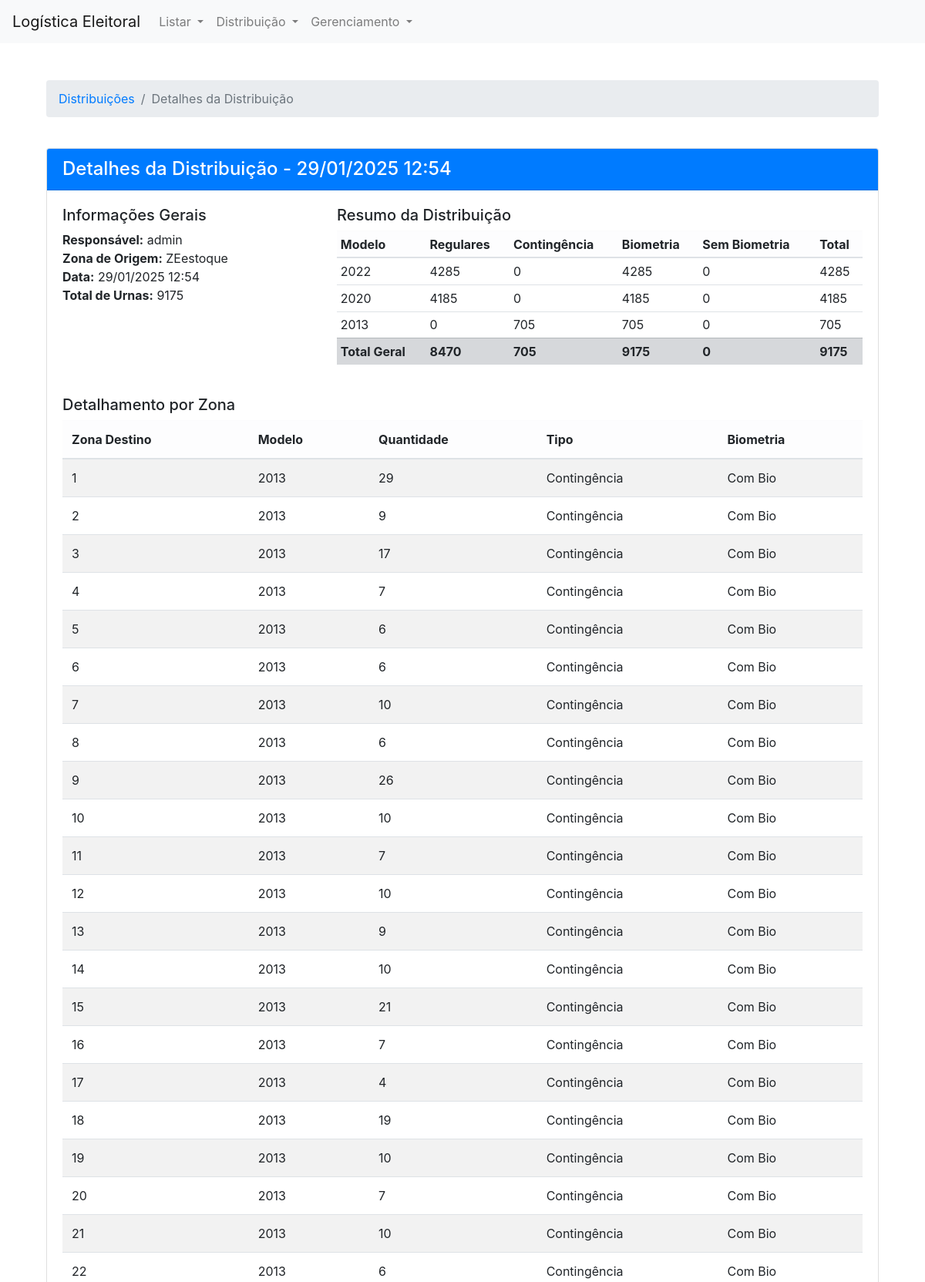
Page /distributions/58/2025-01-29-12-54/ (upper part) on the committed database.
### Logis/models.py (models this page shows, shortened)
class Distribuicao(models.Model):
    stock_zone = models.ForeignKey(ZonaEleitoral, related_name='distribuicoes', on_delete=models.CASCADE)
    distributed_by = models.ForeignKey(User, on_delete=models.CASCADE)
    created_at = models.DateTimeField(auto_now_add=True)
    target_zones = models.CharField(max_length=255)  # Store zone names or IDs as a comma-separated string
    urna_modelo = models.CharField(max_length=4)  # Model of the urna
    urna_bio = models.BooleanField()  # If the urna supports biometrics
    urna_contingencia = models.BooleanField()  # If the urna is for contingency
    urna_quantity = models.IntegerField()  # Quantity of urnas distributed

class ZonaEleitoral(models.Model):
    nome = models.CharField(max_length=100, null=True)
    qtdSecoes = models.IntegerField(default=0, null=True)

### Logis/views/entidades.py (the view)
# urls.py: path('distributions/<str:zone_id>/<str:timestamp>/', entidades.distribution_detail, name='distribution_detail'),
def distribution_detail(request, zone_id, timestamp):
    try:
        timestamp_date = datetime.strptime(timestamp, '%Y-%m-%d-%H-%M')
    except ValueError:
        raise Http404("Invalid timestamp format")
    distributions = Distribuicao.objects.filter(
        created_at__date=timestamp_date.date(),
        created_at__hour=timestamp_date.hour,
        created_at__minute=timestamp_date.minute,
        stock_zone_id=zone_id
    ).select_related('stock_zone', 'distributed_by').order_by('urna_modelo')
    if not distributions.exists():
        raise Http404("Distribution group not found")
    first_dist = distributions.first()
    totals = {
        'regular': 0,
        'contingencia': 0,
        'bio': 0,
        'sem_bio': 0
    }
    modelo_summary = defaultdict(lambda: {
        'modelo': '',
        'regular': 0,
        'contingencia': 0,
        'bio': 0,
        'sem_bio': 0,
        'total': 0
    })
    for dist in distributions:
        summary = modelo_summary[dist.urna_modelo]
        summary['modelo'] = dist.urna_modelo
        if dist.urna_contingencia:
            summary['contingencia'] += dist.urna_quantity
            totals['contingencia'] += dist.urna_quantity
        else:
            summary['regular'] += dist.urna_quantity
            totals['regular'] += dist.urna_quantity
        if dist.urna_bio:
            summary['bio'] += dist.urna_quantity
            totals['bio'] += dist.urna_quantity
        else:
            summary['sem_bio'] += dist.urna_quantity
            totals['sem_bio'] += dist.urna_quantity
        summary['total'] += dist.urna_quantity
    modelo_summary = sorted(
        modelo_summary.values(),
        key=lambda x: x['modelo'],
        reverse=True
    )
    total_urnas = sum(model['total'] for model in modelo_summary)
    context = {
        'distribution': first_dist,
        'distributions': distributions,
        'modelo_summary': modelo_summary,
        'totals': totals,
        'total_urnas': total_urnas,
    }
    return render(request, 'Logis/distribution_detail.html', context)

### Logis/templates/Logis/distribution_detail.html (shortened to what this page needs)
{% extends 'Logis/base.html' %}
{% block content %}
<div class="container-fluid">
    <div class="row mb-4">
        <div class="col">
            <nav aria-label="breadcrumb">
                <ol class="breadcrumb">
                    <li class="breadcrumb-item"><a href="{% url 'distribution_history' %}">Distribuições</a></li>
                    <li class="breadcrumb-item active">Detalhes da Distribuição</li>
                </ol>
            </nav>
        </div>
    </div>
    <div class="card">
        <div class="card-header bg-primary text-white">
            <h4 class="mb-0">Detalhes da Distribuição - {{ distribution.created_at|date:"d/m/Y H:i" }}</h4>
        </div>
        <div class="card-body">
            <div class="row">
                <div class="col-md-4">
                    <h5>Informações Gerais</h5>
                    <ul class="list-unstyled">
                        <li><strong>Responsável:</strong> {{ distribution.distributed_by.get_full_name|default:distribution.distributed_by.username }}</li>
                        <li><strong>Zona de Origem:</strong> {{ distribution.stock_zone.nome }}</li>
                        <li><strong>Data:</strong> {{ distribution.created_at|date:"d/m/Y H:i" }}</li>
                        <li><strong>Total de Urnas:</strong> {{ total_urnas }}</li>
                    </ul>
                </div>
                <div class="col-md-8">
                    <h5>Resumo da Distribuição</h5>
                    <table class="table table-sm sortable-table">
                        <thead class="table-light">
                            <tr>
                                <th data-sort="string">Modelo</th>
                                <th data-sort="number" class="text-end">Regulares</th>
                                <th data-sort="number" class="text-end">Contingência</th>
                                <th data-sort="number" class="text-end">Biometria</th>
                                <th data-sort="number" class="text-end">Sem Biometria</th>
                                <th data-sort="number" class="text-end">Total</th>
                            </tr>
                        </thead>
                        <tbody>
                            {% for modelo in modelo_summary %}
                            <tr>
                                <td>{{ modelo.modelo }}</td>
                                <td class="text-end">{{ modelo.regular }}</td>
                                <td class="text-end">{{ modelo.contingencia }}</td>
                                <td class="text-end">{{ modelo.bio }}</td>
                                <td class="text-end">{{ modelo.sem_bio }}</td>
                                <td class="text-end">{{ modelo.total }}</td>
                            </tr>
                            {% endfor %}
                        </tbody>
                        <tfoot>
                            <tr class="table-secondary">
                                <td><strong>Total Geral</strong></td>
                                <td class="text-end"><strong>{{ totals.regular }}</strong></td>
                                <td class="text-end"><strong>{{ totals.contingencia }}</strong></td>
                                <td class="text-end"><strong>{{ totals.bio }}</strong></td>
                                <td class="text-end"><strong>{{ totals.sem_bio }}</strong></td>
                                <td class="text-end"><strong>{{ total_urnas }}</strong></td>
                            </tr>
                        </tfoot>
                    </table>
                </div>
            </div>
            <div class="mt-4">
                <h5>Detalhamento por Zona</h5>
                <table class="table table-striped table-hover sortable-table">
                    <thead class="table-light">
                        <tr>
                            <th data-sort="string">Zona Destino</th>
                            <th data-sort="string">Modelo</th>
                            <th data-sort="number" class="text-end">Quantidade</th>
                            <th data-sort="string">Tipo</th>
                            <th data-sort="string">Biometria</th>
                        </tr>
                    </thead>
                    <tbody>
                        {% for dist in distributions %}
                        <tr>
                            <td>{{ dist.target_zones }}</td>
                            <td>{{ dist.urna_modelo }}</td>
                            <td class="text-end">{{ dist.urna_quantity }}</td>
                            <td>{% if dist.urna_contingencia %}Contingência{% else %}Regular{% endif %}</td>
                            <td>{% if dist.urna_bio %}Com Bio{% else %}Sem Bio{% endif %}</td>
                        </tr>
                        {% endfor %}
                    </tbody>
                </table>
            </div>
        </div>
    </div>
</div>
{% endblock %}

### rows in the picture
Distribuicao: created_at "29/01/2025 12:54", distributed_by.get_full_name "admin", stock_zone.nome "ZEestoque", target_zones "1", urna_modelo "2013", urna_quantity "29", urna_contingencia "Contingência", urna_bio "Com Bio"
Distribuicao: modelo "2022"
Distribuicao: modelo "2020"
Distribuicao: modelo "2013"
Distribuicao: target_zones "2", urna_modelo "2013", urna_quantity "9", urna_contingencia "Contingência", urna_bio "Com Bio"
Distribuicao: target_zones "3", urna_modelo "2013", urna_quantity "17", urna_contingencia "Contingência", urna_bio "Com Bio"
Distribuicao: target_zones "4", urna_modelo "2013", urna_quantity "7", urna_contingencia "Contingência", urna_bio "Com Bio"
Distribuicao: target_zones "5", urna_modelo "2013", urna_quantity "6", urna_contingencia "Contingência", urna_bio "Com Bio"
Distribuicao: target_zones "6", urna_modelo "2013", urna_quantity "6", urna_contingencia "Contingência", urna_bio "Com Bio"
Distribuicao: target_zones "7", urna_modelo "2013", urna_quantity "10", urna_contingencia "Contingência", urna_bio "Com Bio"
Distribuicao: target_zones "8", urna_modelo "2013", urna_quantity "6", urna_contingencia "Contingência", urna_bio "Com Bio"
Distribuicao: target_zones "9", urna_modelo "2013", urna_quantity "26", urna_contingencia "Contingência", urna_bio "Com Bio"
Distribuicao: target_zones "10", urna_modelo "2013", urna_quantity "10", urna_contingencia "Contingência", urna_bio "Com Bio"
Distribuicao: target_zones "11", urna_modelo "2013", urna_quantity "7", urna_contingencia "Contingência", urna_bio "Com Bio"
Distribuicao: target_zones "12", urna_modelo "2013", urna_quantity "10", urna_contingencia "Contingência", urna_bio "Com Bio"
Distribuicao: target_zones "13", urna_modelo "2013", urna_quantity "9", urna_contingencia "Contingência", urna_bio "Com Bio"
Distribuicao: target_zones "14", urna_modelo "2013", urna_quantity "10", urna_contingencia "Contingência", urna_bio "Com Bio"
Distribuicao: target_zones "15", urna_modelo "2013", urna_quantity "21", urna_contingencia "Contingência", urna_bio "Com Bio"
Distribuicao: target_zones "16", urna_modelo "2013", urna_quantity "7", urna_contingencia "Contingência", urna_bio "Com Bio"
Distribuicao: target_zones "17", urna_modelo "2013", urna_quantity "4", urna_contingencia "Contingência", urna_bio "Com Bio"
Distribuicao: target_zones "18", urna_modelo "2013", urna_quantity "19", urna_contingencia "Contingência", urna_bio "Com Bio"
Distribuicao: target_zones "19", urna_modelo "2013", urna_quantity "10", urna_contingencia "Contingência", urna_bio "Com Bio"
Distribuicao: target_zones "20", urna_modelo "2013", urna_quantity "7", urna_contingencia "Contingência", urna_bio "Com Bio"
Distribuicao: target_zones "21", urna_modelo "2013", urna_quantity "10", urna_contingencia "Contingência", urna_bio "Com Bio"
Distribuicao: target_zones "22", urna_modelo "2013", urna_quantity "6", urna_contingencia "Contingência", urna_bio "Com Bio"

### other values in the picture
{{ total_urnas }} "9175"
{{ modelo.regular }} "4285" "4185" "0"
{{ modelo.contingencia }} "0" "0" "705"
{{ modelo.bio }} "4285" "4185" "705"
{{ modelo.sem_bio }} "0" "0" "0"
{{ modelo.total }} "4285" "4185" "705"
{{ totals.regular }} "8470"
{{ totals.contingencia }} "705"
{{ totals.bio }} "9175"
{{ totals.sem_bio }} "0"
